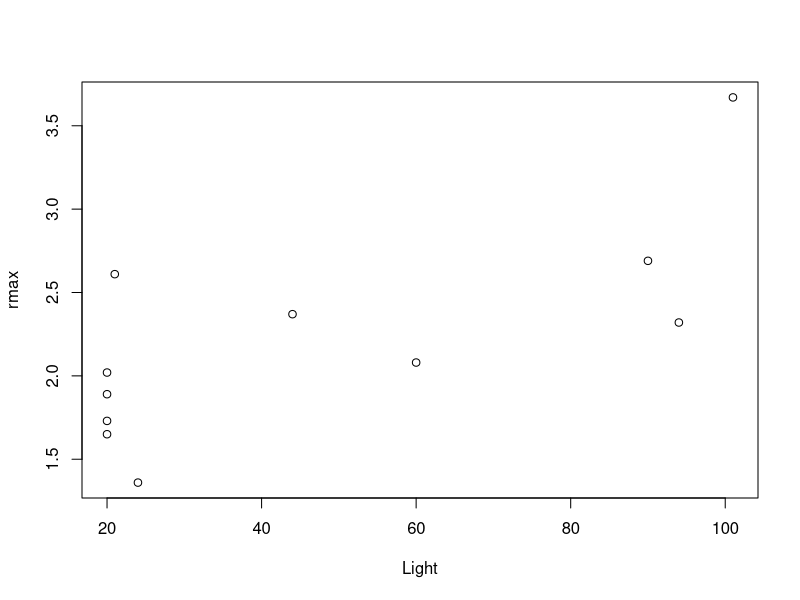
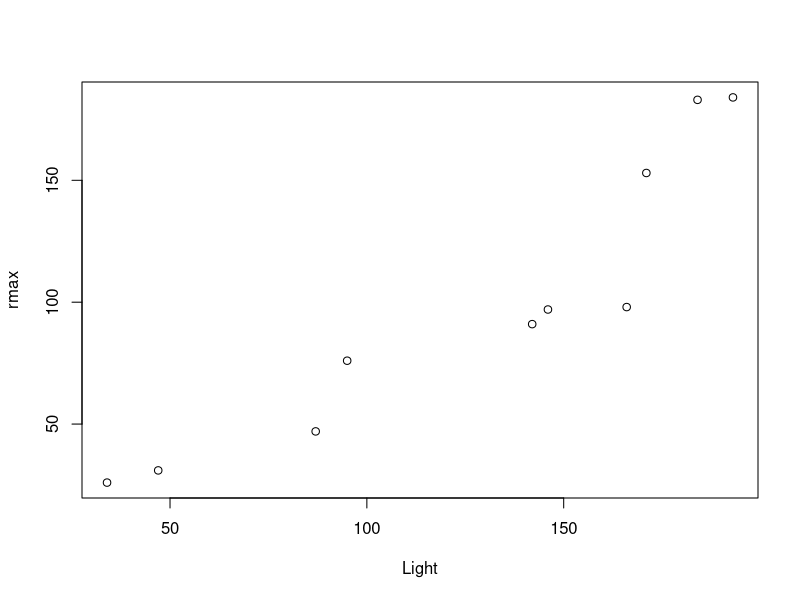
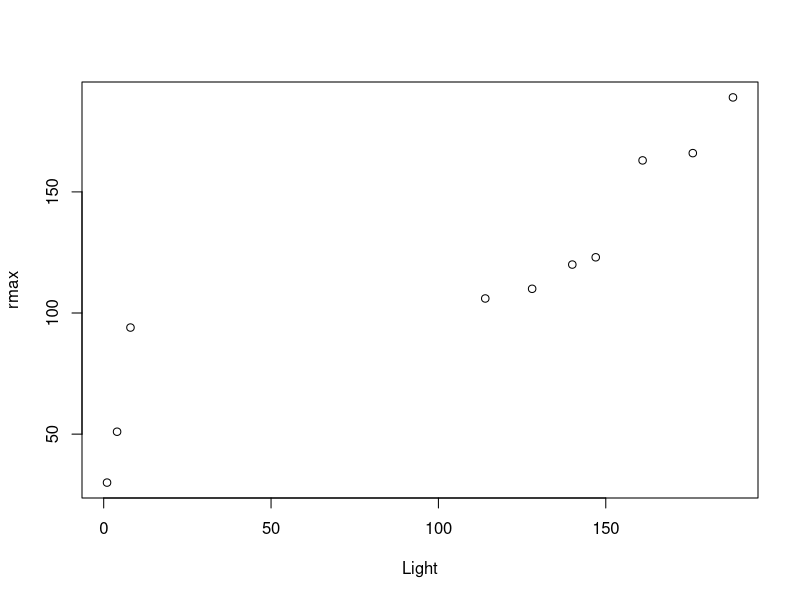
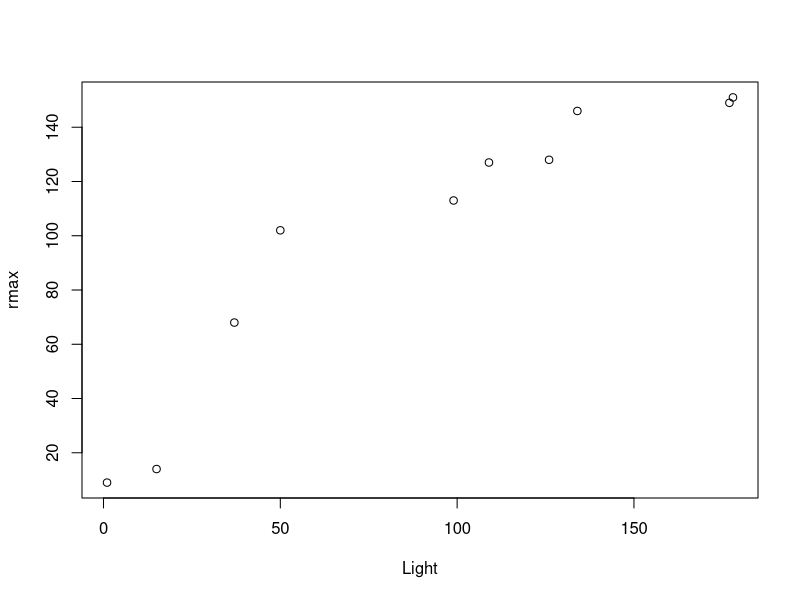

Write the R code that produced these figures, in order.
Light <- c(20,20,20,20,21,24,44,60,90,94,101)
rmax <- c(1.73,1.65,2.02,1.89,2.61,1.36,2.37,2.08,2.69,2.32,3.67)
plot(rmax~Light)

# Example 1
Light <- c( 34, 47, 87, 95, 142, 146, 166, 171, 184, 193)
rmax <- c(26, 31, 47, 76, 91, 97, 98, 153, 183, 184)
plot(rmax~Light)
	
# Example 2
Light <- c(1, 4, 8, 114, 128, 140, 147, 161, 176, 188)
rmax <- c(30, 51, 94, 106, 110, 120, 123, 163, 166, 189)
plot(rmax~Light)

# Example 3
Light <- c( 1, 15, 37, 50, 99, 109, 126, 134, 177, 178)
rmax <- c(9, 14, 68, 102, 113, 127, 128, 146, 149, 151)
plot(rmax~Light)